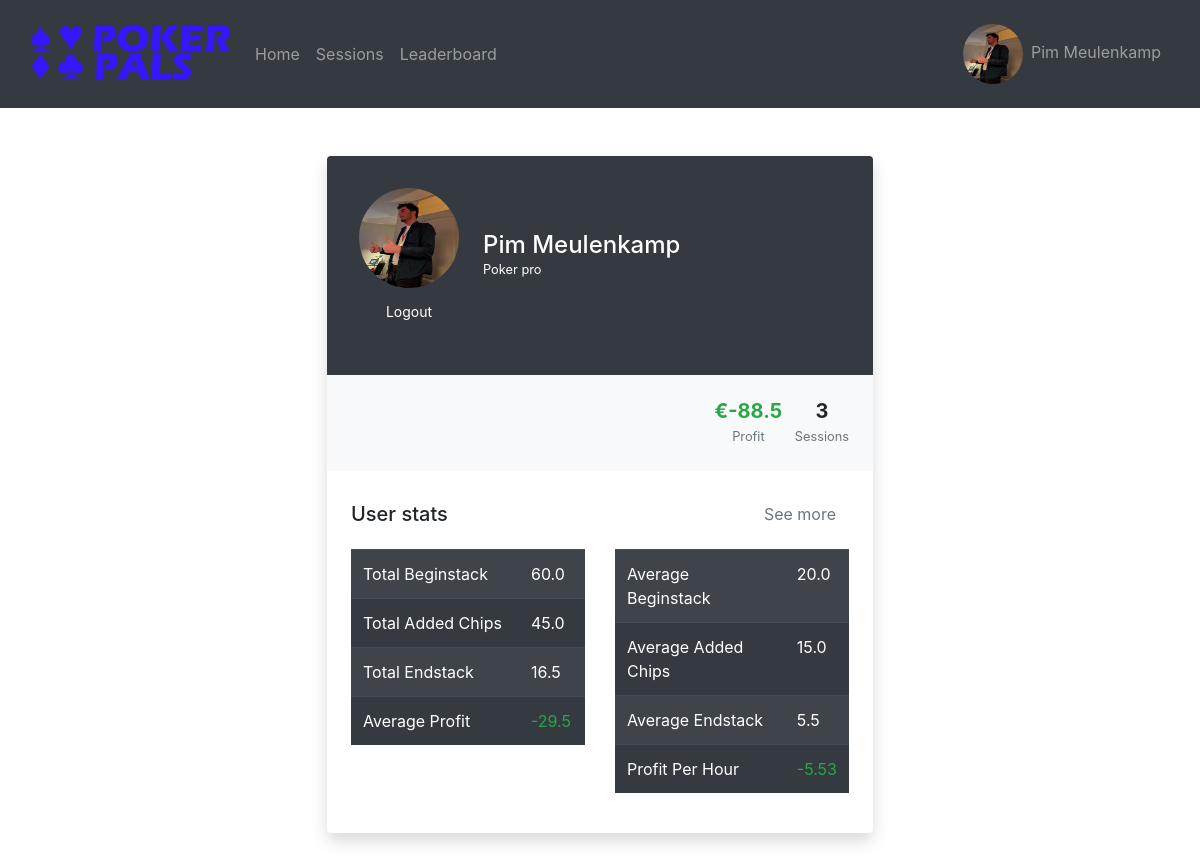
Screenshot of /account (signed in) with the database file from the repository.
### website/models.py (models this page shows)
class User(db.Model, UserMixin):
    id = db.Column(db.Integer, primary_key=True)
    name = db.Column(db.String(150), unique=True)
    password = db.Column(db.String(150))
    imgURL = db.Column(db.String(10000))

### website/views.py (the view)
@views.route('/account')
@login_required
def account():
    return render_template("account.html", user = current_user, account = get_account_information(current_user.name))

### website/__init__.py (called while the page is built)
def create_app():
    app = Flask(__name__)
    app.config['SECRET_KEY'] = 'ksjdksajdk17HSSH2ssj88ss'
    app.config['SQLALCHEMY_DATABASE_URI'] = f'sqlite:///{DB_NAME}'
    db.init_app(app)
    from .views import views
    from .auth import auth
    from .admin import admin
    app.register_blueprint(views, url_prefix='/')
    app.register_blueprint(auth, url_prefix='/')
    app.register_blueprint(admin, url_prefix='/admin')
    from .models import User, Post
    create_database(app)
    login_manager = LoginManager()
    login_manager.login_view = 'auth.login'
    login_manager.init_app(app)
    @login_manager.user_loader
    def load_user(id):
        return User.query.get(int(id))
    return app

### website/templates/account.html (shortened to what this page needs)
{% extends "base.html" %} {% block title %}Account{% endblock %} {% block content %}
<div class="row py-5 px-4">
    <div class="col-xl-6 mx-auto">
        <div class="bg-white shadow rounded overflow-hidden">
            <div class="px-4 pt-0 pb-4 bg-dark">
                <div class="media align-items-end profile-header">
                    <div class="profile mr-3 py-4"><img class='rounded-circle m-2'
                            src="{{url_for('static', filename=account['imgURL'])}}" width="100px" height="100px"
                            class="avatar">
                            {%if user.name == account["name"]%}
                            <a href="/logout" class="btn btn-dark btn-sm btn-block">Logout</a>
                            {%endif%}
                        </div>
                    <div class="media-body mb-5 text-white">
                        <h4 class="mt-0 mb-0">{{account["name"]}}</h4>
                        <p class="small mb-4"> Poker pro </p>
                    </div>
                </div>
            </div>
            <div class="bg-light p-4 d-flex justify-content-end text-center">
                <ul class="list-inline mb-0">
                    <li class="list-inline-item">
                        <h5 class="font-weight-bold mb-0 d-block" id="fneg">€{{account["profit"]}}</h5><small class="text-muted">Profit</small>
                    </li>
                    <li class="list-inline-item">
                        <h5 class="font-weight-bold mb-0 d-block">{{account["session_amount"]}}</h5><small class="text-muted">Sessions</small>
                    </li>
                </ul>
            </div>
            <div class="py-4 px-4">
                <div class="d-flex align-items-center justify-content-between mb-3">
                    <h5 class="mb-0">User stats</h5><a href="#" class="btn btn-link text-muted">See more</a>
                </div>
                <div class="row">
                    <div class="col">
                        <table class="table table-striped table-dark">
                            <tbody>
                                <tr>
                                    <td>Total Beginstack</td>
                                    <td>{{account["total_beginstack"]}}</td>
                                </tr>
                                <tr>
                                    <td>Total Added Chips</td>
                                    <td>{{account["total_added_chips"]}}</td>
                                </tr>
                                <tr>
                                    <td>Total Endstack</td>
                                    <td>{{account["total_endstack"]}}</td>
                                </tr>
                                <tr>
                                    <td>Average Profit</td>
                                    <td name="negative">{{account["average_profit"]}}</td>
                                </tr>
                            </tbody>
                        </table>
                    </div>
                    <div class="col">
                        <table class="table table-striped table-dark">
                            <tbody>
                                <tr>
                                    <td>Average Beginstack</td>
                                    <td>{{account["average_beginstack"]}}</td>
                                </tr>
                                <tr>
                                    <td>Average Added Chips</td>
                                    <td>{{account["average_added_chips"]}}</td>
                                </tr>
                                <tr>
                                    <td>Average Endstack</td>
                                    <td>{{account["average_endstack"]}}</td>
                                </tr>
                                <tr>
                                    <td>Profit Per Hour</td>
                                    <td name="negative">{{account["profit_hour"]}}</td>
                                </tr>
                            </tbody>
                        </table>
                    </div>
                </div>
            </div>
        </div>
    </div>
</div>
{% endblock %}

### website/templates/base.html (shortened to what this page needs)
<!DOCTYPE html>
<html>
  <head>
    <link
      rel="stylesheet"
      href="https://stackpath.bootstrapcdn.com/bootstrap/4.4.1/css/bootstrap.min.css"
    />
    <link
      rel="stylesheet"
      href="https://stackpath.bootstrapcdn.com/font-awesome/4.7.0/css/font-awesome.min.css"
    />
  </head>
  <body>
    {% if user.is_authenticated %}
    <nav class="navbar navbar-expand-lg navbar-dark bg-dark">
        <div class="container-fluid">
          <a class="navbar-brand">
            <img src="{{url_for('static', filename='pictures/logo.png')}}" width="200px">
          </a>
          <div class="collapse navbar-collapse" id="navbarText">
            <ul class="navbar-nav me-auto mb-2 mb-lg-0">
              <li class="nav-item">
                <a class="nav-link" href="/">Home</a>
              </li>
              <li class="nav-item">
                <a class="nav-link" href="/sessions">Sessions</a>
              </li>
              <li class="nav-item">
                <a class="nav-link" href="/leaderboard">Leaderboard</a>
              </li>
            </ul>
            <ul class="navbar-nav ml-auto mb-2 mb-lg-0">
                <li class="nav-item">
                    <a class="nav-link" href="/account"><img class='rounded-circle m-2' src="{{url_for('static', filename=user.imgURL)}}" width="60px" height="60px" class="avatar">{{user.name}}</a>
                </li>
            </ul>
          </div>
        </div>
    </nav>
    {% endif %}
    <div class="container-fluid">
        {% block content%}
        {% endblock %}
    </div>
  </body>
</html>

### rows the page displays
User: imgURL (picture), name "Pim Meulenkamp"

### other values shown
{{ account["profit"] }} "-88.5"
{{ account["session_amount"] }} "3"
{{ account["total_beginstack"] }} "60.0"
{{ account["total_added_chips"] }} "45.0"
{{ account["total_endstack"] }} "16.5"
{{ account["average_profit"] }} "-29.5"
{{ account["average_beginstack"] }} "20.0"
{{ account["average_added_chips"] }} "15.0"
{{ account["average_endstack"] }} "5.5"
{{ account["profit_hour"] }} "-5.53"
